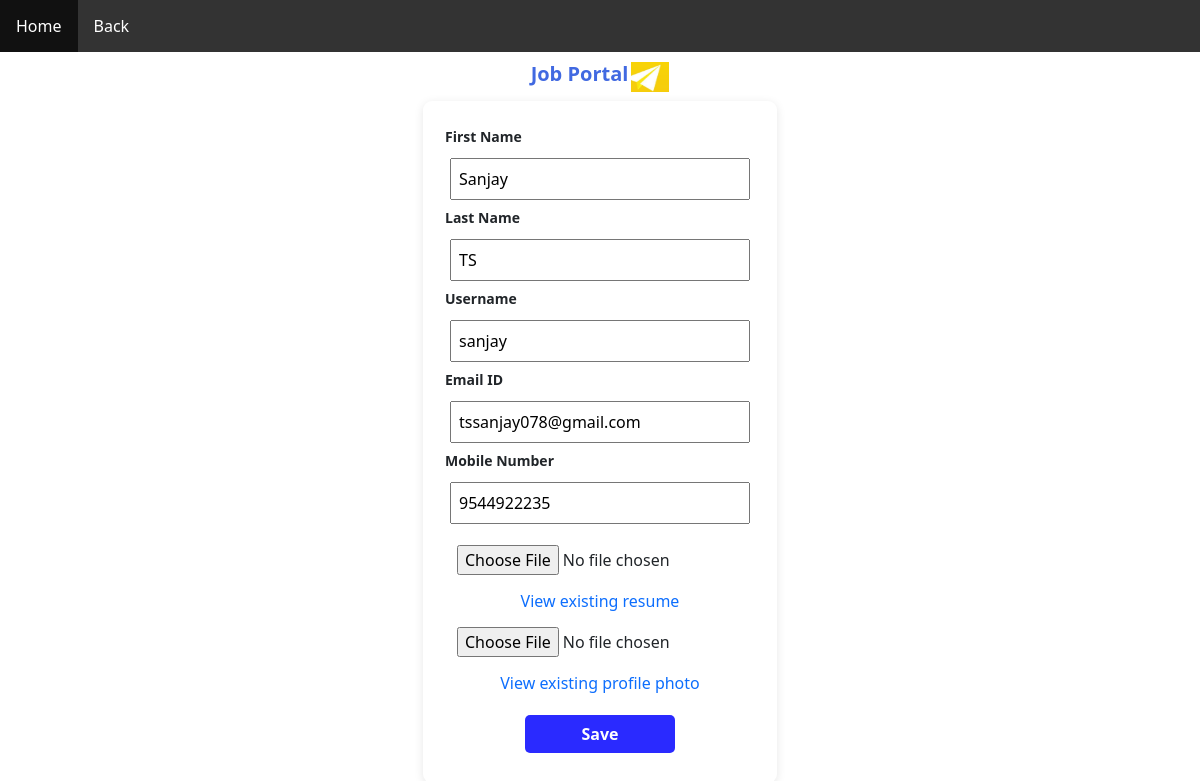
The page /seeker_edit (signed in) on the database its author committed.
### job_portal_app/models.py (models this page shows)
class JobSeeker(models.Model):
    user_id=models.ForeignKey(CustomUser,on_delete=models.CASCADE)
    firstname=models.CharField(max_length=25)
    lastname=models.CharField(max_length=25)
    number=models.IntegerField(null=True,blank=True)
    resume=models.FileField(null=True,blank=True)
    dp=models.FileField(null=True,blank=True)

class CustomUser(AbstractUser):
    user_type=models.CharField(max_length=25)

### job_portal_app/views.py (the view)
# urls.py: path('seeker_edit',views.seeker_edit,name='seeker_edit'),
def seeker_edit(request):
    jobseeker=JobSeeker.objects.get(user_id=request.user)
    custom_user=request.user
    if request.method=='POST':
        jobseeker.firstname=request.POST['firstname']
        jobseeker.lastname=request.POST['lastname']
        custom_user.username=request.POST['username']
        custom_user.email=request.POST['email']
        jobseeker.number=request.POST['number']
        if 'resume' in request.FILES:
            jobseeker.resume = request.FILES['resume']
        if 'dp' in request.FILES:
            jobseeker.dp=request.FILES['dp']
        jobseeker.save()
        custom_user.save()
        return render(request, 'seeker_profile.html', {'data': jobseeker, 'details': custom_user})
    else:
        return render(request,'seeker_edit.html',{'data':jobseeker,'details':custom_user})

### templates/seeker_edit.html (shortened to what this page needs)
<!DOCTYPE html>
{% load static %}
<html lang="en">
<head>
    <link href="https://cdn.jsdelivr.net/npm/bootstrap@5.3.3/dist/css/bootstrap.min.css" rel="stylesheet"
>
</head>
</head>
<body>
    <ul>
        <li><a href="{% url 'seeker_home' %}">Home</a></li>
        <li><a href="{% url 'seeker_profile' %}">Back</a></li>
    </ul>
    <div class="container">
      <div class="logo">
        <div class="logo_name">
          <h5><strong>Job Portal</strong></h5>
        </div>
        <div class="logo_img">
          <img src="{% static 'images/maxresdefault1.jpg' %}" width="38px" height="30px" alt="logo">
        </div>
      </div>
      <div class="form">
        <form method="post" action="{% url 'seeker_edit' %}" enctype="multipart/form-data" onsubmit="return validateform()">
          <div>
            <label for="">First Name</label><br>
            <input type="text" placeholder="Enter the First name" name="firstname" value="{{data.firstname}}"><br>
          </div>
          <div>
            <label for="">Last Name</label><br>
            <input type="text" placeholder="Enter the Last name" name="lastname" value="{{data.lastname}}"><br>
          </div>
          <div>
            <label for="">Username</label><br>
            <input type="text" placeholder="Enter the Username" name="username" value="{{details.username}}"><br>
          </div>
          <div>
            <label for="">Email ID</label><br>
            <input type="email" placeholder="Enter the Email ID" name="email" value="{{details.email}}"><br>
          </div>
          <div>
            <label for="">Mobile Number</label><br>
            <input type="tel" placeholder="Enter the Mobile number" name="number" value="{{data.number}}"><br>
          </div>
          <div>
            <input type="file" name="resume"><br>
            {% if data.resume %}
            <a href="{{data.resume.url}}" target="_blank">View existing resume</a><br>
            {% endif %}
          </div>
          <div>
            <input type="file" name="dp"><br>
            {% if data.dp %}
            <a href="{{data.dp.url}}" target="_blank">View existing profile photo</a><br>
            {% endif %}
          </div>
          <button type="submit">Save</button>
        </form>
      </div>
</body>
</html>

### templates/seeker_edit.html (style rules this page uses)
ul { list-style-type: none; margin: 0; padding: 0; overflow: hidden; background-color: #333; position: -webkit-sticky; position: sticky; top: 0; }
li { float: left; }
li a { display: block; color: white; text-align: center; padding: 14px 16px; text-decoration: none; }
.logo { display: flex; gap: 3px; justify-content: center; margin-top: 10px; color: royalblue; }
.container { display: flex; flex-direction: column; justify-content: center; align-items: center; }
form { margin-top: 7px; border-radius: 9px; box-shadow: 0 2px 10px rgba(0, 0, 0, 0.1); text-align: center; padding: 20px; }
input { width: 300px; padding: 7px; margin:7px; }
label { display: block; font-weight: 700; margin-top: 5px; margin-bottom: -20px; text-align: left; font-size: 14px; margin-left: 2px; }
button { width: 150px; padding: 7px; border-radius: 5px; margin-top: 20px; margin-bottom: 10px; background-color: rgb(42, 42, 255); border: none; color: white; cursor: pointer; font-weight: bold; }
a { text-decoration: none; }

### rows shown on the page
JobSeeker: firstname "Sanjay", lastname "TS", number "9544922235"
CustomUser: username "sanjay", email "tssanjay078@gmail.com"
